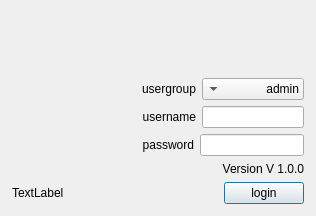
<?xml version="1.0" encoding="UTF-8"?>
<ui version="4.0">
 <class>Dialog</class>
 <widget class="QDialog" name="Dialog">
  <property name="windowModality">
   <enum>Qt::NonModal</enum>
  </property>
  <property name="geometry">
   <rect>
    <x>0</x>
    <y>0</y>
    <width>316</width>
    <height>216</height>
   </rect>
  </property>
  <property name="windowTitle">
   <string>loginwidow</string>
  </property>
  <property name="styleSheet">
   <string notr="true"/>
  </property>
  <property name="sizeGripEnabled">
   <bool>false</bool>
  </property>
  <property name="modal">
   <bool>false</bool>
  </property>
  <layout class="QGridLayout" name="gridLayout">
   <property name="leftMargin">
    <number>12</number>
   </property>
   <property name="topMargin">
    <number>12</number>
   </property>
   <property name="rightMargin">
    <number>12</number>
   </property>
   <property name="bottomMargin">
    <number>12</number>
   </property>
   <item row="1" column="0">
    <layout class="QHBoxLayout" name="horizontalLayout_5">
     <item>
      <spacer name="horizontalSpacer_2">
       <property name="orientation">
        <enum>Qt::Horizontal</enum>
       </property>
       <property name="sizeHint" stdset="0">
        <size>
         <width>40</width>
         <height>20</height>
        </size>
       </property>
      </spacer>
     </item>
     <item>
      <widget class="QLabel" name="grouppic">
       <property name="sizePolicy">
        <sizepolicy hsizetype="Maximum" vsizetype="Maximum">
         <horstretch>0</horstretch>
         <verstretch>0</verstretch>
        </sizepolicy>
       </property>
       <property name="minimumSize">
        <size>
         <width>90</width>
         <height>90</height>
        </size>
       </property>
       <property name="maximumSize">
        <size>
         <width>90</width>
         <height>90</height>
        </size>
       </property>
       <property name="text">
        <string/>
       </property>
       <property name="pixmap">
        <pixmap>Resource/user.png</pixmap>
       </property>
       <property name="scaledContents">
        <bool>true</bool>
       </property>
       <property name="alignment">
        <set>Qt::AlignBottom|Qt::AlignRight|Qt::AlignTrailing</set>
       </property>
      </widget>
     </item>
     <item>
      <layout class="QVBoxLayout" name="verticalLayout">
       <item>
        <layout class="QHBoxLayout" name="horizontalLayout_3">
         <item>
          <widget class="QLabel" name="TypeLabel">
           <property name="sizePolicy">
            <sizepolicy hsizetype="Maximum" vsizetype="Minimum">
             <horstretch>0</horstretch>
             <verstretch>0</verstretch>
            </sizepolicy>
           </property>
           <property name="layoutDirection">
            <enum>Qt::RightToLeft</enum>
           </property>
           <property name="text">
            <string>usergroup</string>
           </property>
           <property name="alignment">
            <set>Qt::AlignRight|Qt::AlignTrailing|Qt::AlignVCenter</set>
           </property>
          </widget>
         </item>
         <item>
          <widget class="QComboBox" name="group">
           <property name="sizePolicy">
            <sizepolicy hsizetype="Preferred" vsizetype="Minimum">
             <horstretch>0</horstretch>
             <verstretch>0</verstretch>
            </sizepolicy>
           </property>
           <property name="focusPolicy">
            <enum>Qt::StrongFocus</enum>
           </property>
           <property name="layoutDirection">
            <enum>Qt::RightToLeft</enum>
           </property>
           <item>
            <property name="text">
             <string>admin</string>
            </property>
           </item>
           <item>
            <property name="text">
             <string>operator</string>
            </property>
           </item>
           <item>
            <property name="text">
             <string>viewer</string>
            </property>
           </item>
          </widget>
         </item>
        </layout>
       </item>
       <item>
        <layout class="QHBoxLayout" name="horizontalLayout">
         <item>
          <widget class="QLabel" name="UserLabel">
           <property name="sizePolicy">
            <sizepolicy hsizetype="Maximum" vsizetype="Fixed">
             <horstretch>0</horstretch>
             <verstretch>0</verstretch>
            </sizepolicy>
           </property>
           <property name="layoutDirection">
            <enum>Qt::RightToLeft</enum>
           </property>
           <property name="text">
            <string>username</string>
           </property>
           <property name="alignment">
            <set>Qt::AlignRight|Qt::AlignTrailing|Qt::AlignVCenter</set>
           </property>
          </widget>
         </item>
         <item>
          <widget class="QLineEdit" name="user">
           <property name="sizePolicy">
            <sizepolicy hsizetype="Preferred" vsizetype="Fixed">
             <horstretch>0</horstretch>
             <verstretch>0</verstretch>
            </sizepolicy>
           </property>
           <property name="layoutDirection">
            <enum>Qt::RightToLeft</enum>
           </property>
           <property name="text">
            <string/>
           </property>
          </widget>
         </item>
        </layout>
       </item>
       <item>
        <layout class="QHBoxLayout" name="horizontalLayout_2">
         <item>
          <widget class="QLabel" name="PassLabel">
           <property name="sizePolicy">
            <sizepolicy hsizetype="Maximum" vsizetype="Fixed">
             <horstretch>0</horstretch>
             <verstretch>0</verstretch>
            </sizepolicy>
           </property>
           <property name="layoutDirection">
            <enum>Qt::RightToLeft</enum>
           </property>
           <property name="text">
            <string>password</string>
           </property>
           <property name="scaledContents">
            <bool>false</bool>
           </property>
           <property name="alignment">
            <set>Qt::AlignRight|Qt::AlignTrailing|Qt::AlignVCenter</set>
           </property>
          </widget>
         </item>
         <item>
          <widget class="QLineEdit" name="pwd">
           <property name="sizePolicy">
            <sizepolicy hsizetype="Preferred" vsizetype="Fixed">
             <horstretch>0</horstretch>
             <verstretch>0</verstretch>
            </sizepolicy>
           </property>
           <property name="layoutDirection">
            <enum>Qt::RightToLeft</enum>
           </property>
          </widget>
         </item>
        </layout>
       </item>
       <item>
        <layout class="QHBoxLayout" name="horizontalLayout_6">
         <item>
          <widget class="QLabel" name="label">
           <property name="layoutDirection">
            <enum>Qt::RightToLeft</enum>
           </property>
           <property name="text">
            <string>Version V 1.0.0</string>
           </property>
           <property name="alignment">
            <set>Qt::AlignRight|Qt::AlignTrailing|Qt::AlignVCenter</set>
           </property>
          </widget>
         </item>
        </layout>
       </item>
      </layout>
     </item>
    </layout>
   </item>
   <item row="6" column="0">
    <layout class="QHBoxLayout" name="horizontalLayout_4">
     <item>
      <widget class="QLabel" name="timenow">
       <property name="text">
        <string>TextLabel</string>
       </property>
      </widget>
     </item>
     <item>
      <spacer name="horizontalSpacer">
       <property name="orientation">
        <enum>Qt::Horizontal</enum>
       </property>
       <property name="sizeHint" stdset="0">
        <size>
         <width>40</width>
         <height>20</height>
        </size>
       </property>
      </spacer>
     </item>
     <item>
      <widget class="QPushButton" name="loginbtn">
       <property name="layoutDirection">
        <enum>Qt::RightToLeft</enum>
       </property>
       <property name="text">
        <string>login</string>
       </property>
      </widget>
     </item>
    </layout>
   </item>
   <item row="0" column="0">
    <widget class="QLabel" name="welcome">
     <property name="sizePolicy">
      <sizepolicy hsizetype="Expanding" vsizetype="Expanding">
       <horstretch>0</horstretch>
       <verstretch>0</verstretch>
      </sizepolicy>
     </property>
     <property name="layoutDirection">
      <enum>Qt::LeftToRight</enum>
     </property>
     <property name="autoFillBackground">
      <bool>true</bool>
     </property>
     <property name="text">
      <string/>
     </property>
     <property name="scaledContents">
      <bool>true</bool>
     </property>
     <property name="alignment">
      <set>Qt::AlignCenter</set>
     </property>
    </widget>
   </item>
  </layout>
  <action name="actionrecord">
   <property name="text">
    <string>record</string>
   </property>
  </action>
 </widget>
 <tabstops>
  <tabstop>user</tabstop>
  <tabstop>pwd</tabstop>
  <tabstop>group</tabstop>
 </tabstops>
 <resources/>
 <connections>
  <connection>
   <sender>group</sender>
   <signal>currentIndexChanged(int)</signal>
   <receiver>grouppic</receiver>
   <slot>update()</slot>
   <hints>
    <hint type="sourcelabel">
     <x>207</x>
     <y>177</y>
    </hint>
    <hint type="destinationlabel">
     <x>41</x>
     <y>153</y>
    </hint>
   </hints>
  </connection>
  <connection>
   <sender>loginbtn</sender>
   <signal>clicked()</signal>
   <receiver>Dialog</receiver>
   <slot>accept()</slot>
   <hints>
    <hint type="sourcelabel">
     <x>295</x>
     <y>227</y>
    </hint>
    <hint type="destinationlabel">
     <x>157</x>
     <y>107</y>
    </hint>
   </hints>
  </connection>
  <connection>
   <sender>actionrecord</sender>
   <signal>triggered()</signal>
   <receiver>user</receiver>
   <slot>update()</slot>
   <hints>
    <hint type="sourcelabel">
     <x>-1</x>
     <y>-1</y>
    </hint>
    <hint type="destinationlabel">
     <x>239</x>
     <y>155</y>
    </hint>
   </hints>
  </connection>
  <connection>
   <sender>actionrecord</sender>
   <signal>triggered()</signal>
   <receiver>pwd</receiver>
   <slot>update()</slot>
   <hints>
    <hint type="sourcelabel">
     <x>-1</x>
     <y>-1</y>
    </hint>
    <hint type="destinationlabel">
     <x>239</x>
     <y>188</y>
    </hint>
   </hints>
  </connection>
  <connection>
   <sender>actionrecord</sender>
   <signal>triggered()</signal>
   <receiver>group</receiver>
   <slot>update()</slot>
   <hints>
    <hint type="sourcelabel">
     <x>-1</x>
     <y>-1</y>
    </hint>
    <hint type="destinationlabel">
     <x>240</x>
     <y>120</y>
    </hint>
   </hints>
  </connection>
  <connection>
   <sender>actionrecord</sender>
   <signal>triggered()</signal>
   <receiver>welcome</receiver>
   <slot>update()</slot>
   <hints>
    <hint type="sourcelabel">
     <x>-1</x>
     <y>-1</y>
    </hint>
    <hint type="destinationlabel">
     <x>159</x>
     <y>19</y>
    </hint>
   </hints>
  </connection>
  <connection>
   <sender>actionrecord</sender>
   <signal>triggered()</signal>
   <receiver>timenow</receiver>
   <slot>update()</slot>
   <hints>
    <hint type="sourcelabel">
     <x>-1</x>
     <y>-1</y>
    </hint>
    <hint type="destinationlabel">
     <x>42</x>
     <y>155</y>
    </hint>
   </hints>
  </connection>
 </connections>
</ui>
